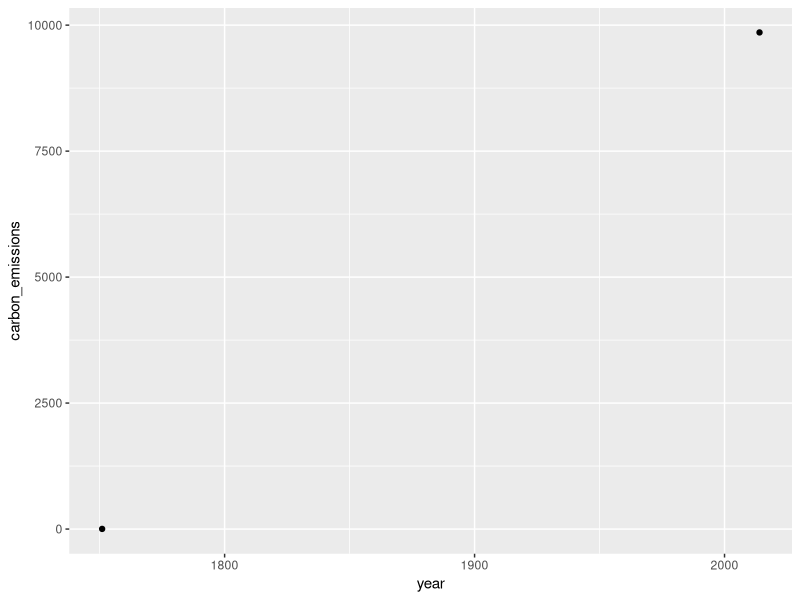
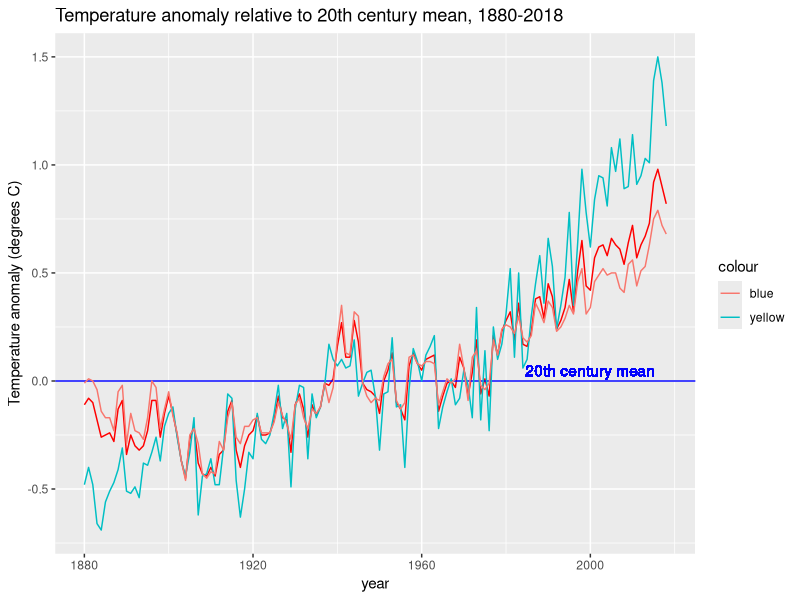
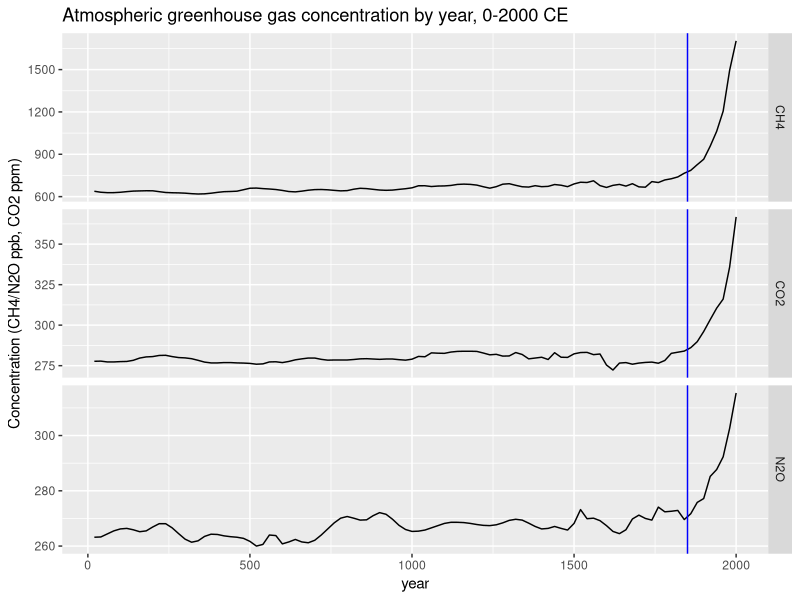
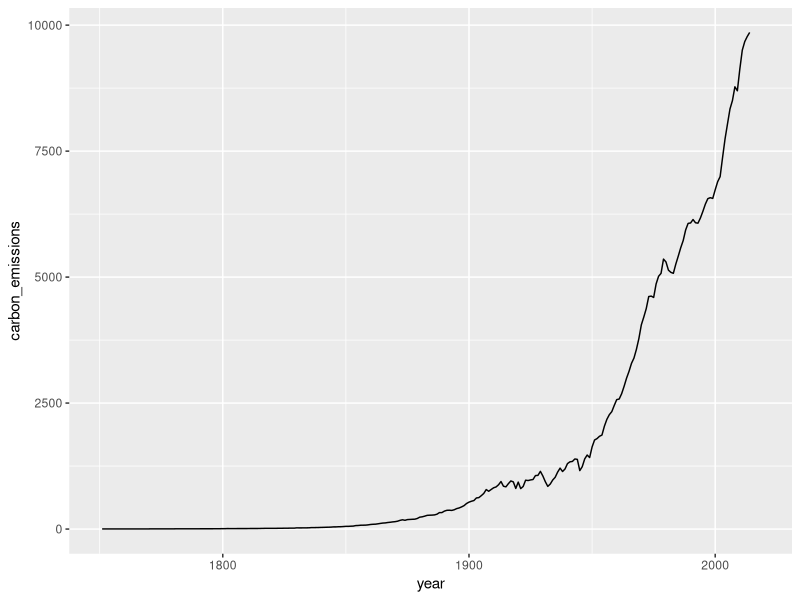
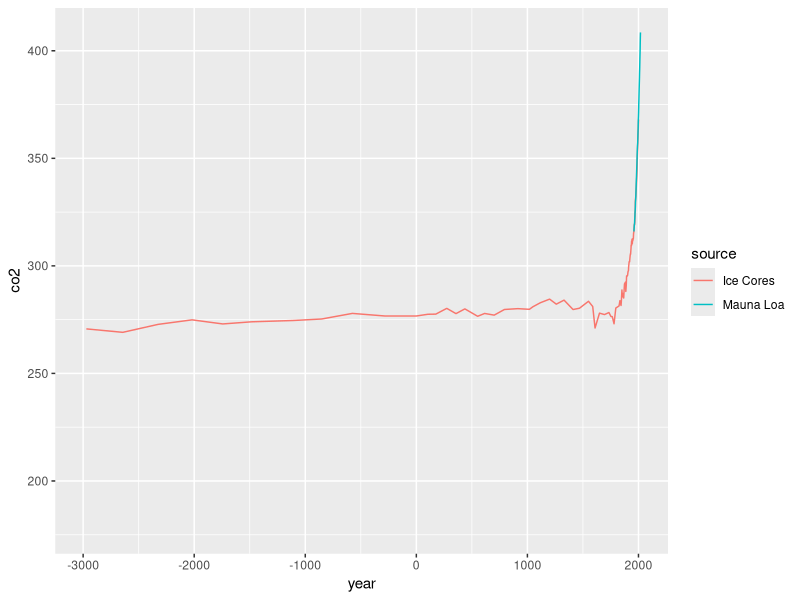

These charts were generated, in order, by the following R code:
## Climate Change Assessment 


library(dslabs) ## Used in the data science course 
library(tidyverse)
library(ggplot2)
library(ggrepel)
library(ggthemes)
library(gridExtra)
library(dplyr)
library(RColorBrewer)
library(psych)

data(temp_carbon)
data(greenhouse_gases)
data(historic_co2)

## question 2
carb <- temp_carbon$carbon_emissions
describe(carb)

temp_carbon %>%  filter(!is.na(carbon_emissions)) %>% select(year) %>% max()
temp_carbon %>%  filter(!is.na(carbon_emissions)) %>% select(year) %>% min()

temp_carbon %>% filter(year %in% c(1751,2014)) %>% 
  ggplot(aes(year,carbon_emissions)) + 
  geom_point()

## question 3

temp_max <- temp_carbon %>%  filter(!is.na(temp_anomaly)) %>% select(year) %>% max()
temp_min <- temp_carbon %>%  filter(!is.na(temp_anomaly)) %>% select(year) %>% min()

val_max <- temp_carbon %>% filter(year == temp_max) %>% .$temp_anomaly
val_min <- temp_carbon %>% filter(year == temp_min) %>% .$temp_anomaly

temp_min
temp_max
val_max - val_min

## question 4

p <- temp_carbon %>%  filter(!is.na(temp_anomaly)) %>% 
  ggplot(aes(year,temp_anomaly)) + 
  geom_line(col="red")

p <- p + geom_hline(aes(yintercept = 0), col = "blue")

p + ylab("Temperature anomaly (degrees C)") +
  ggtitle("Temperature anomaly relative to 20th century mean, 1880-2018") +
  geom_text(aes(x = 2000, y = 0.05, label = "20th century mean"), col = "blue") +
  geom_line(aes(year,land_anomaly,col = "yellow")) + 
  geom_line(aes(year,ocean_anomaly,col = "blue"))

## question 8 

library(tidyverse)
library(dslabs)
data(temp_carbon)
data(greenhouse_gases)
data(historic_co2)
  
greenhouse_gases %>%
  ggplot(aes(year, concentration)) +
  geom_line() +
  facet_grid(gas ~ ., scales = "free") +
  geom_vline(aes(xintercept = 1850), col = "blue") +
  ylab("Concentration (CH4/N2O ppb, CO2 ppm)") +
  ggtitle("Atmospheric greenhouse gas concentration by year, 0-2000 CE")

## question 10 

temp_carbon %>% 
  ggplot(aes(year,carbon_emissions)) +
  geom_line()

## question 11

co2_time <- historic_co2 %>%
  ggplot(aes(year, co2, color = source)) +
  geom_line() + 
  scale_x_continuous(limits = c(-3000, 2018)) 

co2_time
  
